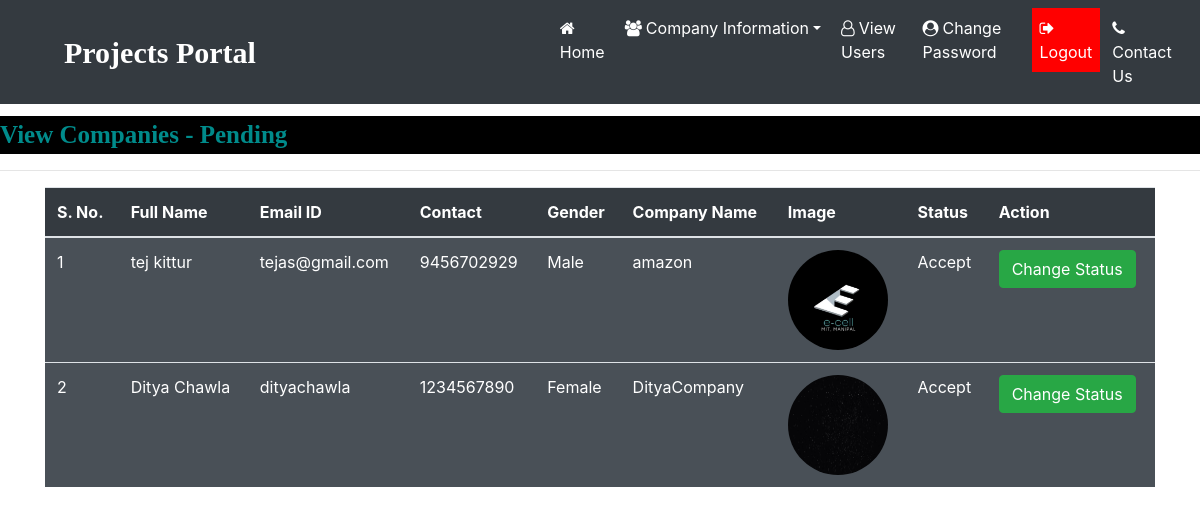
The page /company_accepted (signed in) on the database its author committed.
### job/models.py (models this page shows, shortened)
class Company(models.Model):
    user = models.ForeignKey(User,on_delete=models.CASCADE)
    mobile = models.CharField(max_length=10,null=True)
    image = models.FileField(null=True)
    gender = models.CharField(max_length=10,null=True)
    company = models.CharField(max_length=50, null=True)
    type = models.CharField(max_length=10,null=True)
    status = models.CharField(max_length=20, null=True)

### job/views.py (the view)
# urls.py: path('company_accepted', job.views.company_accepted, name="company_accepted"),
def company_accepted(request):
    if not request.user.is_authenticated:
        return redirect('admin_login')
    data = Company.objects.filter(status='Accept')
    d = {'data':data}
    return render(request, "company_accepted.html",d)

### job/templates/company_accepted.html
{% load static %}
{% block body %}
{% include 'admin_navigation.html' %}
<marquee style="font-family: 'Monotype Corsiva'; font-size: 25px; color: darkcyan; background-color: black; font-weight: bold; margin-top: 1%;">
    View Companies - Pending
</marquee>
<hr>
<div class="container">
    <table class="table table-hover" id="example" style="background-color: #f8f9fa; border-radius: 10px;">
        <thead>
        <tr style="background-color: #343a40; color: white;">
            <th>S. No.</th>
            <th>Full Name</th>
            <th>Email ID</th>
            <th>Contact</th>
            <th>Gender</th>
            <th>Company Name</th>
            <th>Image</th>
            <th>Status</th>
            <th>Action</th>
        </tr>
        </thead>
        <tbody>
        {% for i in data %}
        <tr style="background-color: #495057; color: white;">
            <td>{{ forloop.counter }}</td>
            <td>{{ i.user.first_name }} {{ i.user.last_name }}</td>
            <td>{{ i.user.username }}</td>
            <td>{{ i.mobile }}</td>
            <td>{{ i.gender }}</td>
            <td>{{ i.company }}</td>
            <td><img src="{{ i.image.url }}" style="width: 100px; height: 100px; border-radius: 50%;"></td>
            <td>{{ i.status }}</td>
            <td><a href="{% url 'change_status' i.id %}" class="btn btn-success" onclick="return confirm('Are you sure?');">Change Status</a></td>
        </tr>
        {% endfor %}
        </tbody>
    </table>
</div>
{% endblock body %}

### rows shown on the page
Company: user.first_name "tej", user.last_name "kittur", user.username "tejas@gmail.com", mobile "9456702929", gender "Male", company "amazon", image (picture), status "Accept"
Company: user.first_name "Ditya", user.last_name "Chawla", user.username "dityachawla", mobile "1234567890", gender "Female", company "DityaCompany", image (picture), status "Accept"
